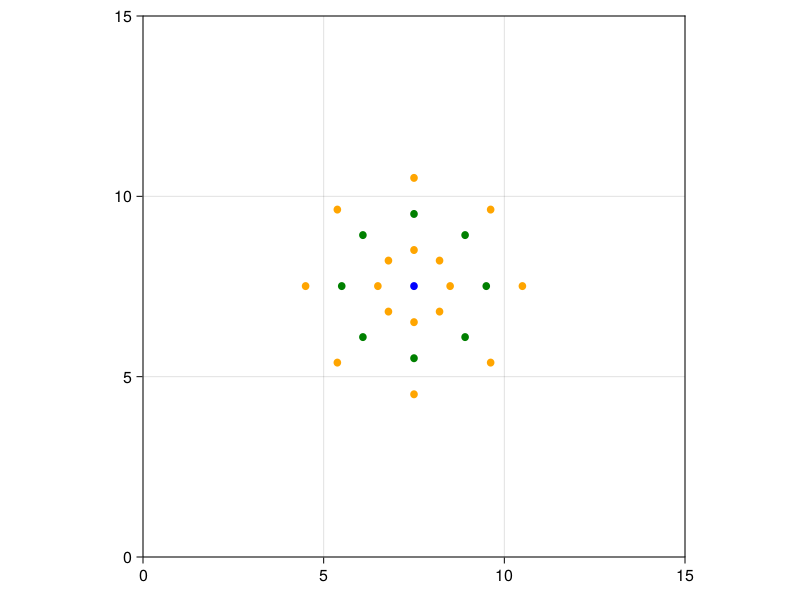

The script that saved this image:
#Preliminaries
using Agents
using Random
using InteractiveDynamics
using CairoMakie

eps = 0.0000000001


#Create the agent 
mutable struct bird <: AbstractAgent
	id::Int
	pos::NTuple{2, Float64}
	vel::NTuple{2, Float64}
	#Create a class characteristic of Int64 type
	group::Int
end

#Initialise the model
function initialise(; seed=123, no_birds = 25)
	#Create the space
        space = ContinuousSpace((15.0, 15.0); periodic = true)
        #Create the properties of the model
        properties = Dict(:t => 0.0, :dt => 1.0, :n => 0, :CHA => 0.0)

        #Create the rng
        rng = Random.MersenneTwister(seed)

        print("Before model\n")

        #Create the model
        model = ABM(
                bird, space;
                properties, rng, scheduler = Schedulers.fastest
        )
	origin_pos = (7.5, 7.5)
	#Generate agent 0. Use 
	agent = bird(0, (7.5, 7.5),(1.0, 0.0), 0)
	add_agent_pos!(agent, model)
	
	#For each q
	vix = agent.vel[1]
        viy = agent.vel[2]
	no_agents = 1
	for q in 0:(8-1)
		#If the q angle is of magnitude greater than so and so, then set the group to 2, otherwise set it to 1 
		direction_of_move = [cos(q*2*pi/8)*vix - sin(q*2*pi/8)*viy, sin(q*2*pi/8)*vix + cos(q*2*pi/8)*viy]
		print("Direction of move is $direction_of_move\n")
		angle_of_move = atan(direction_of_move[2], direction_of_move[1])
		theta_0 = atan(viy, vix)
		rel_angle = ((angle_of_move - theta_0 + pi)+2*pi)%(2*pi) - pi

		#For each m 
		for m in 1:3
			agent_class = 2
			if(m == 2)
				agent_class = 1
			end
			new_agent_pos = origin_pos .+ m .* direction_of_move .* 1.0 .* 1.0
			print("Position considered was $new_agent_pos\n")
			new_agent = bird(no_agents, Tuple(new_agent_pos), (1.0, 0.0), agent_class)
			add_agent!(new_agent, Tuple(new_agent_pos), model) 
			no_agents += 1
		end
	end		
	print("Number of agents registered is $no_agents\n")
	return model
end	

#Initialise
model = initialise()
print("The number of agents in the model is $(nagents(model))\n")
#Generate the image
groupcolor(a) = a.group == 0 ? :blue : (a.group == 1 ? :green : :orange)
groupmarker(a) = :circle
figure, _ = abmplot(model; ac = groupcolor, am = groupmarker, as = 10)
figure
save("./const_r_ill.png", figure)
			
